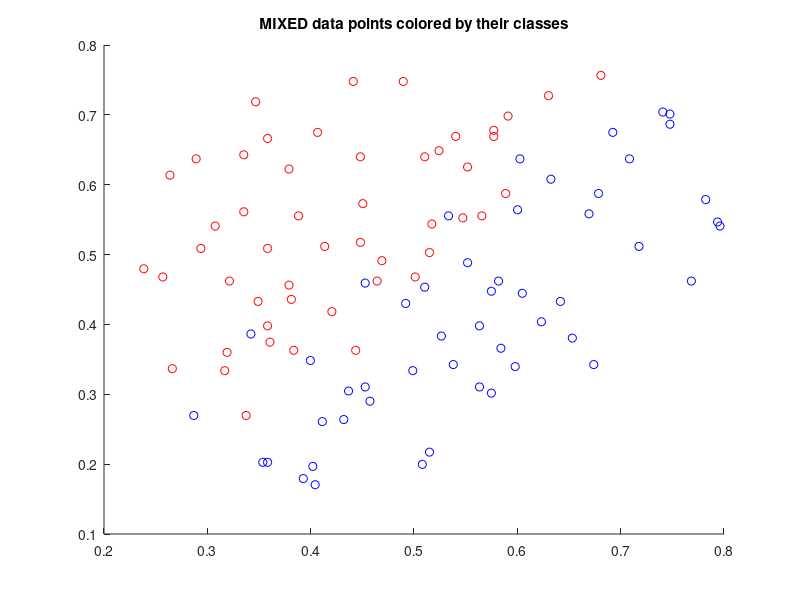
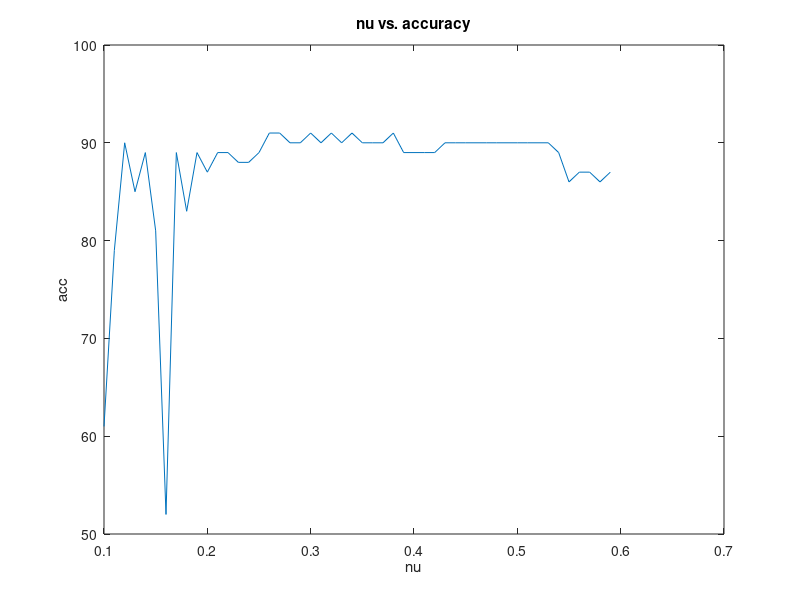
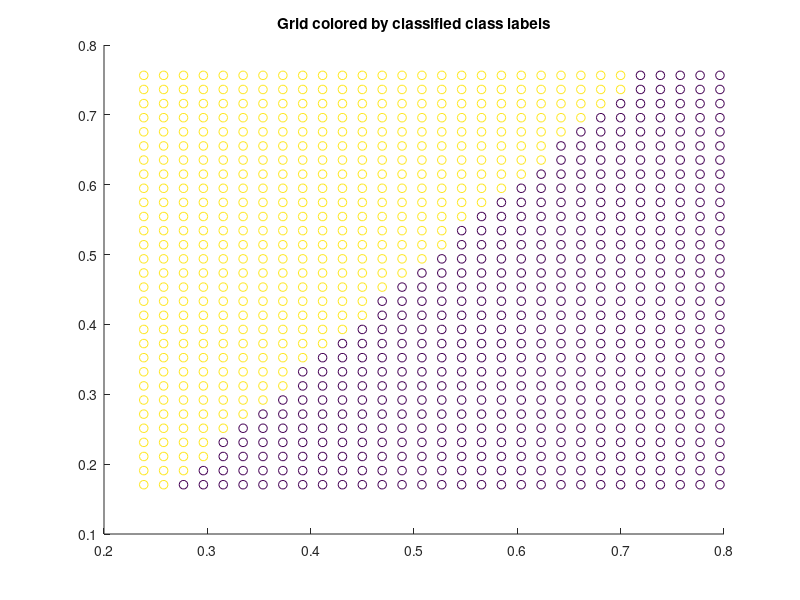
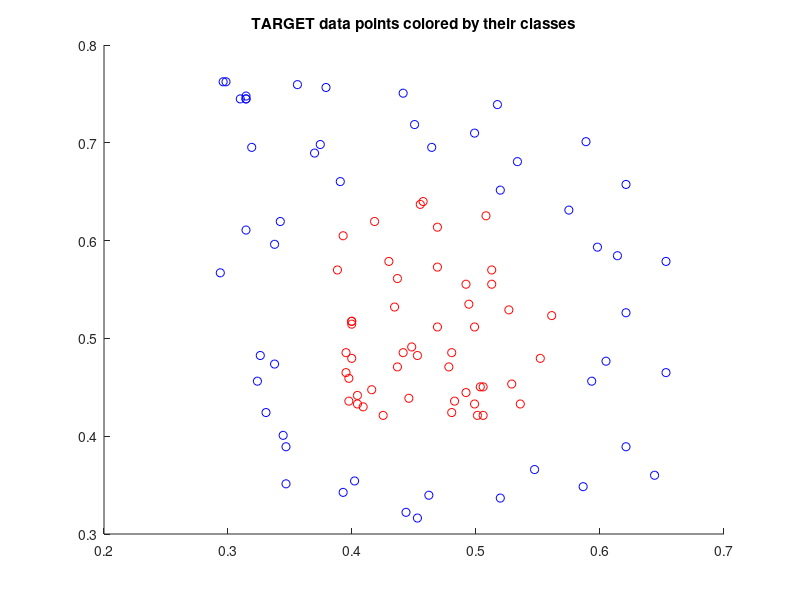

Write MATLAB code to recreate these figures, in order.
function script4
    addpath('libsvm-3.21/matlab/', 0)
    GRID_LEN = 30;

   % Linear SVM with slack data
    data = load('mixed.mat');
    c = data.c;
    x = data.x;
    [m, n] = size(x);

    figure;
    hold all;
    scatter(x(c==1, 1), x(c==1, 2), 'r');
    scatter(x(c==-1, 1), x(c==-1, 2), 'b');
    title('MIXED data points colored by their classes');
    print('4-1', '-dpng');
    hold off;

    nus = 0.1:0.01:0.59;
    acc = zeros(length(nus), 1);
    % x = x(randperm(m), :);
    for i = 1:length(nus),
        libsvm_options = strcat(['-s 1 -t 0 -v 4 -n ' num2str(nus(i))]);
        acc(i) = svmtrain(c, x, libsvm_options);
    end

    plot(nus, acc);
    title('nu vs. accuracy');
    xlabel('nu');
    ylabel('acc');
    print('4-2', '-dpng');

    % Create a 20x20 grid that covers the training set
    coors_x = linspace(min(x(:, 1)), max(x(:, 1)), GRID_LEN);
    coors_y = linspace(min(x(:, 2)), max(x(:, 2)), GRID_LEN);
    [X, Y] = meshgrid(coors_x, coors_y);
    y = [reshape(X, [GRID_LEN^2 1]) reshape(Y, [GRID_LEN^2 1])];

    [~, I] = max(acc);
    libsvm_options = strcat(['-s 1 -t 0 -n ' num2str(0.09 + 0.01 * I)]);
    Md = svmtrain(c, x, libsvm_options);
    chat = svmpredict(ones(GRID_LEN^2, 1), y, Md);
    scatter(y(:, 1), y(:, 2), 40, chat);
    title('Grid colored by classified class labels');
    print('4-3', '-dpng');

    close all;

    %%%%%%%%%%%%%%%%%%%%%%%%%%%%%%%%%
   % RBF Kernel SVM data
    data = load('target.mat');
    c = data.c;
    x = data.x;
    [m, n] = size(x);

    figure;
    hold all;
    scatter(x(c==1, 1), x(c==1, 2), 'r');
    scatter(x(c==-1, 1), x(c==-1, 2), 'b');
    title('TARGET data points colored by their classes');
    print('4-4', '-dpng');
    hold off;

    gamma = 2.^(-15:15);
    acc = zeros(length(gamma), 1);
    for i = 1:length(gamma),
        libsvm_options = strcat(['-s 1 -t 2 -n 0.5 -v 4 -g ' num2str(gamma(i))]);
        acc(i) = svmtrain(c, x, libsvm_options);
    end

    plot(gamma, acc);
    title('gamma vs. accuracy');
    xlabel('gamma');
    ylabel('acc');
    print('4-5', '-dpng');

    % Create a 30x30 grid that covers the training set
    coors_x = linspace(min(x(:, 1)), max(x(:, 1)), GRID_LEN);
    coors_y = linspace(min(x(:, 2)), max(x(:, 2)), GRID_LEN);
    [X, Y] = meshgrid(coors_x, coors_y);
    y = [reshape(X, [GRID_LEN^2 1]) reshape(Y, [GRID_LEN^2 1])];

    [~, I] = max(acc);
    libsvm_options = strcat(['-s 1 -t 2 -n 0.5 -g ' num2str(gamma(I))]);
    Md = svmtrain(c, x, libsvm_options);
    chat = svmpredict(ones(GRID_LEN^2, 1), y, Md);
    scatter(y(:, 1), y(:, 2), 40, chat);
    title('Grid colored by classified class labels');
    print('4-6', '-dpng');

    close all;

return
end
